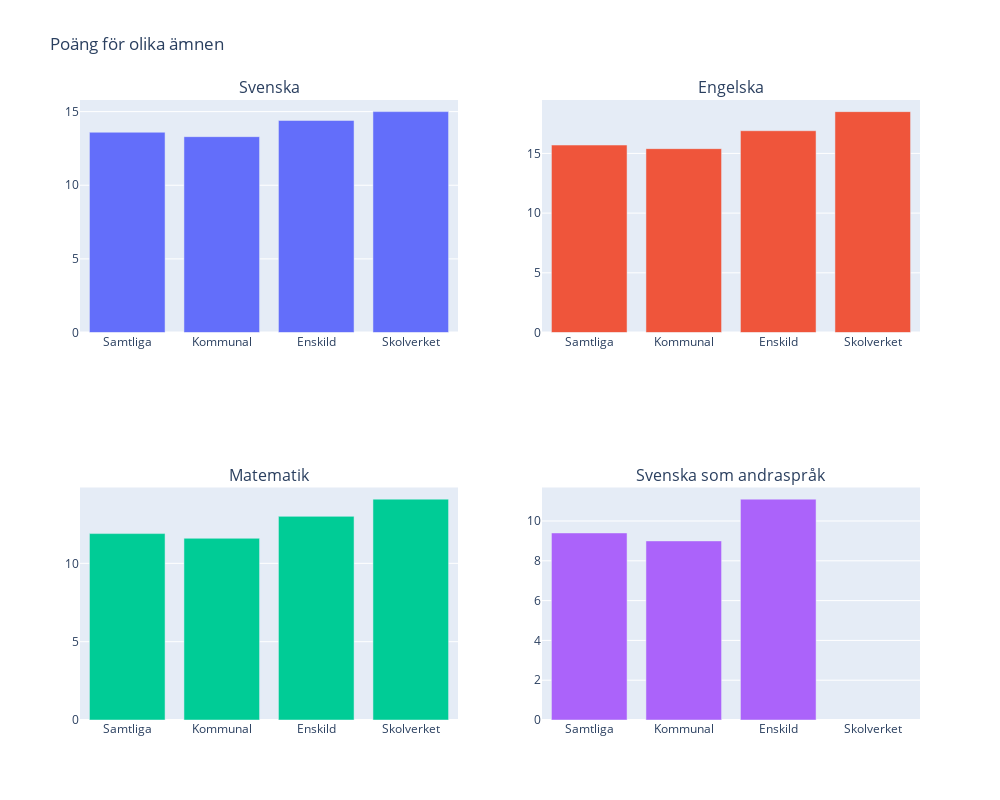

Write notebook code for a chart like this one.
### Code cell
import plotly.graph_objects as go
from plotly.subplots import make_subplots

fig = make_subplots(rows=2, cols=2, 
                    subplot_titles=("Svenska", "Engelska", "Matematik", "Svenska som andraspråk"))


fig.add_trace(go.Bar(x=df_Svenska["Huvudman"], y=df_Svenska["Totalt(poäng)"], name="Svenska"),
              row=1, col=1)


fig.add_trace(go.Bar(x=df_Engelska["Huvudman"], y=df_Engelska["Totalt(poäng)"], name="Engelska"),
              row=1, col=2)

fig.add_trace(go.Bar(x=df_Matematik["Huvudman"], y=df_Matematik["Totalt(poäng)"], name="Matematik"),
              row=2, col=1)

fig.add_trace(go.Bar(x=df_Svenska_som_andraspråk["Huvudman"], y=df_Svenska_som_andraspråk["Totalt(poäng)"], name="Svenska som andraspråk"),
              row=2, col=2)

fig.update_layout(title_text="Poäng för olika ämnen",
                  showlegend=False, height=800, width=1000)

fig.show()

### Figure 1 — Plotly figure (JSON) as saved in the notebook; plotly's stock layout.template omitted (floating-point values rounded to 4 significant figures)
{"data": [{"name": "Svenska", "type": "bar", "x": ["Samtliga", "Kommunal", "Enskild", "Skolverket"], "xaxis": "x", "y": [13.6, 13.3, 14.4, 15.0], "yaxis": "y"}, {"name": "Engelska", "type": "bar", "x": ["Samtliga", "Kommunal", "Enskild", "Skolverket"], "xaxis": "x2", "y": [15.7, 15.4, 16.9, 18.5], "yaxis": "y2"}, {"name": "Matematik", "type": "bar", "x": ["Samtliga", "Kommunal", "Enskild", "Skolverket"], "xaxis": "x3", "y": [11.9, 11.6, 13.0, 14.1], "yaxis": "y3"}, {"name": "Svenska som andraspråk", "type": "bar", "x": ["Samtliga", "Kommunal", "Enskild", "Skolverket"], "xaxis": "x4", "y": [9.4, 9, 11.1, ".."], "yaxis": "y4"}], "layout": {"annotations": [{"font": {"size": 16}, "showarrow": false, "text": "Svenska", "x": 0.225, "xanchor": "center", "xref": "paper", "y": 1, "yanchor": "bottom", "yref": "paper"}, {"font": {"size": 16}, "showarrow": false, "text": "Engelska", "x": 0.775, "xanchor": "center", "xref": "paper", "y": 1, "yanchor": "bottom", "yref": "paper"}, {"font": {"size": 16}, "showarrow": false, "text": "Matematik", "x": 0.225, "xanchor": "center", "xref": "paper", "y": 0.375, "yanchor": "bottom", "yref": "paper"}, {"font": {"size": 16}, "showarrow": false, "text": "Svenska som andraspråk", "x": 0.775, "xanchor": "center", "xref": "paper", "y": 0.375, "yanchor": "bottom", "yref": "paper"}], "height": 800, "showlegend": false, "title": {"text": "Poäng för olika ämnen"}, "width": 1000, "xaxis": {"anchor": "y", "domain": [0, 0.45]}, "xaxis2": {"anchor": "y2", "domain": [0.55, 1]}, "xaxis3": {"anchor": "y3", "domain": [0, 0.45]}, "xaxis4": {"anchor": "y4", "domain": [0.55, 1]}, "yaxis": {"anchor": "x", "domain": [0.625, 1]}, "yaxis2": {"anchor": "x2", "domain": [0.625, 1]}, "yaxis3": {"anchor": "x3", "domain": [0, 0.375]}, "yaxis4": {"anchor": "x4", "domain": [0, 0.375]}}}
